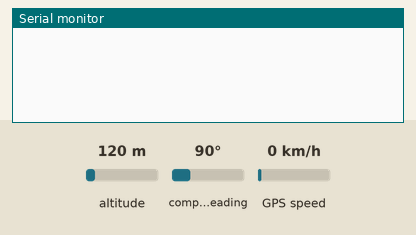
A sketch run on a simulated Arduino Uno, built with avr-gcc and run on an emulated ATmega328P. Parts: the last lines printed to the serial monitor. The inputs (shaded band) are chosen by the test bench; at power-on: altitude 120 m, GPS speed 0 km/h, compass heading 90°. The GPS gets a fix after 3 s at 37.7749, -122.4194 with 8 satellites.

Above: at 1.2 s.
1.3 s: altitude set to 20 m
At 3.8 s:
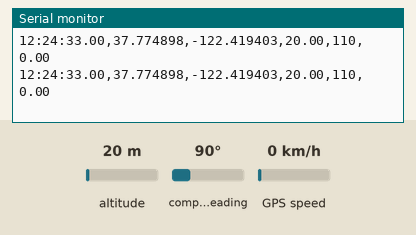
5.4 s: GPS speed set to 2 km/h
At 6.7 s:
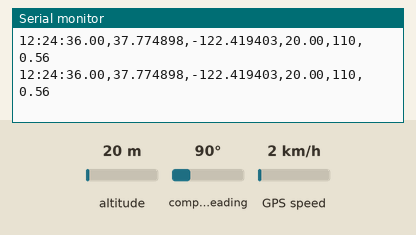
6.9 s: altitude set to 250 m
At 7.4 s:
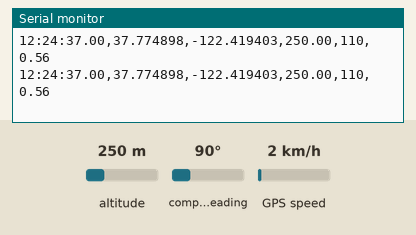
Timing chart, 0 to 9.9 s (numbered marks = the images above; inputs shaded):
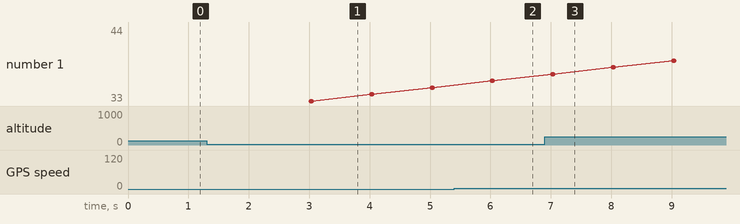

The sketch:

Arduino-Draggy.ino
```cpp
#include <TinyGPS++.h>
#include <SoftwareSerial.h>

#define RX 2
#define TX 3
#define GPSBAUD 38400

TinyGPSPlus gps;
SoftwareSerial gpsSerial(RX, TX);

int hour_ = 0;

void displayInfo();
int valid();

void setup() {
  Serial.begin(38400);
  gpsSerial.begin(GPSBAUD);
  // Serial.println("Time, Latitide, Longitude, Altitude, hdop");
}

void loop() {
  while(gpsSerial.available() > 0) {
    if (gps.encode(gpsSerial.read())) {
       if (valid()) {
         displayInfo();
       } else {
         // Serial.println("Invalid Data");
       }
    }
  }

  if (millis() > 5000 && gps.charsProcessed() < 10) {
    Serial.println("No GPS detected!");
    while (true);
  }
}

void displayInfo(){
    hour_ = gps.time.hour() + 2;
    if (hour_ < 10) {
      Serial.print(F("0"));
    }
    Serial.print(hour_);
    Serial.print(":");
    if (gps.time.minute() < 10){
      Serial.print(F("0"));
    }
    Serial.print(gps.time.minute());
    Serial.print(":");
    if (gps.time.second() < 10) {
      Serial.print(F("0"));
    }
    Serial.print(gps.time.second());
    Serial.print(".");
    if (gps.time.centisecond() < 10) {
      Serial.print(F("0"));
    }
    Serial.print(gps.time.centisecond());
    Serial.print(",");

    Serial.print(gps.location.lat(), 6);
    Serial.print(",");
    Serial.print(gps.location.lng(), 6);
    Serial.print(",");
    Serial.print(gps.altitude.meters());
    Serial.print(",");
    Serial.print(gps.hdop.value());
    Serial.print(",");
    Serial.println(gps.speed.mps());
}

int valid() {
  return (gps.location.isValid() && gps.location.isUpdated() && gps.altitude.isValid());
}
```

Measured:
- after the input at 1.3 s, the serial monitor: prints a new line after 1.7 s (image 1)
- after the input at 5.4 s, the serial monitor: prints a new line after 0.63 s (image 2)
- after the input at 6.9 s, the serial monitor: prints a new line after 0.13 s (image 3)
